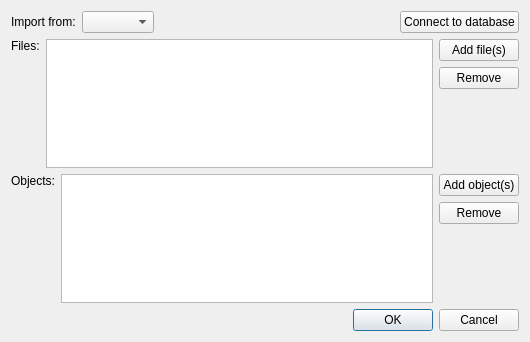
<?xml version="1.0" encoding="UTF-8"?>
<ui version="4.0">
 <class>ImportPrimersDialog</class>
 <widget class="QDialog" name="ImportPrimersDialog">
  <property name="geometry">
   <rect>
    <x>0</x>
    <y>0</y>
    <width>530</width>
    <height>342</height>
   </rect>
  </property>
  <property name="sizePolicy">
   <sizepolicy hsizetype="Preferred" vsizetype="Minimum">
    <horstretch>0</horstretch>
    <verstretch>0</verstretch>
   </sizepolicy>
  </property>
  <property name="windowTitle">
   <string>Import Primers</string>
  </property>
  <layout class="QVBoxLayout" name="verticalLayout">
   <property name="sizeConstraint">
    <enum>QLayout::SetMinAndMaxSize</enum>
   </property>
   <item>
    <layout class="QHBoxLayout" name="horizontalLayout_3">
     <item>
      <widget class="QLabel" name="lblSource">
       <property name="text">
        <string>Import from:</string>
       </property>
      </widget>
     </item>
     <item>
      <widget class="QComboBox" name="cbSource"/>
     </item>
     <item>
      <spacer name="horizontalSpacer">
       <property name="orientation">
        <enum>Qt::Horizontal</enum>
       </property>
       <property name="sizeType">
        <enum>QSizePolicy::Expanding</enum>
       </property>
       <property name="sizeHint" stdset="0">
        <size>
         <width>40</width>
         <height>20</height>
        </size>
       </property>
      </spacer>
     </item>
     <item>
      <widget class="QPushButton" name="pbConnect">
       <property name="text">
        <string>Connect to database</string>
       </property>
      </widget>
     </item>
    </layout>
   </item>
   <item>
    <widget class="QWidget" name="filesContainer" native="true">
     <layout class="QHBoxLayout" name="horizontalLayout">
      <property name="sizeConstraint">
       <enum>QLayout::SetMinAndMaxSize</enum>
      </property>
      <property name="margin">
       <number>0</number>
      </property>
      <item>
       <widget class="QLabel" name="lblFiles">
        <property name="text">
         <string>Files:</string>
        </property>
        <property name="alignment">
         <set>Qt::AlignLeading|Qt::AlignLeft|Qt::AlignTop</set>
        </property>
       </widget>
      </item>
      <item>
       <widget class="QListWidget" name="lwFiles">
        <property name="sizePolicy">
         <sizepolicy hsizetype="Expanding" vsizetype="Ignored">
          <horstretch>0</horstretch>
          <verstretch>0</verstretch>
         </sizepolicy>
        </property>
       </widget>
      </item>
      <item>
       <layout class="QVBoxLayout" name="verticalLayout_4">
        <property name="sizeConstraint">
         <enum>QLayout::SetMinAndMaxSize</enum>
        </property>
        <item>
         <widget class="QPushButton" name="pbAddFile">
          <property name="text">
           <string>Add file(s)</string>
          </property>
         </widget>
        </item>
        <item>
         <widget class="QPushButton" name="pbRemoveFile">
          <property name="text">
           <string>Remove</string>
          </property>
         </widget>
        </item>
        <item>
         <spacer name="verticalSpacer">
          <property name="orientation">
           <enum>Qt::Vertical</enum>
          </property>
          <property name="sizeHint" stdset="0">
           <size>
            <width>20</width>
            <height>40</height>
           </size>
          </property>
         </spacer>
        </item>
       </layout>
      </item>
     </layout>
    </widget>
   </item>
   <item>
    <widget class="QWidget" name="objectsContainer" native="true">
     <layout class="QHBoxLayout" name="horizontalLayout_2">
      <property name="sizeConstraint">
       <enum>QLayout::SetMinAndMaxSize</enum>
      </property>
      <property name="margin">
       <number>0</number>
      </property>
      <item>
       <widget class="QLabel" name="lblObjects">
        <property name="text">
         <string>Objects:</string>
        </property>
        <property name="alignment">
         <set>Qt::AlignLeading|Qt::AlignLeft|Qt::AlignTop</set>
        </property>
       </widget>
      </item>
      <item>
       <widget class="QListWidget" name="lwObjects">
        <property name="sizePolicy">
         <sizepolicy hsizetype="Expanding" vsizetype="Ignored">
          <horstretch>0</horstretch>
          <verstretch>0</verstretch>
         </sizepolicy>
        </property>
       </widget>
      </item>
      <item>
       <layout class="QVBoxLayout" name="verticalLayout_2">
        <property name="sizeConstraint">
         <enum>QLayout::SetMinAndMaxSize</enum>
        </property>
        <item>
         <widget class="QPushButton" name="pbAddObject">
          <property name="text">
           <string>Add object(s)</string>
          </property>
         </widget>
        </item>
        <item>
         <widget class="QPushButton" name="pbRemoveObject">
          <property name="text">
           <string>Remove</string>
          </property>
         </widget>
        </item>
        <item>
         <spacer name="verticalSpacer_2">
          <property name="orientation">
           <enum>Qt::Vertical</enum>
          </property>
          <property name="sizeHint" stdset="0">
           <size>
            <width>20</width>
            <height>40</height>
           </size>
          </property>
         </spacer>
        </item>
       </layout>
      </item>
     </layout>
    </widget>
   </item>
   <item>
    <widget class="QDialogButtonBox" name="buttonBox">
     <property name="orientation">
      <enum>Qt::Horizontal</enum>
     </property>
     <property name="standardButtons">
      <set>QDialogButtonBox::Cancel|QDialogButtonBox::Ok</set>
     </property>
    </widget>
   </item>
  </layout>
 </widget>
 <resources/>
 <connections>
  <connection>
   <sender>buttonBox</sender>
   <signal>accepted()</signal>
   <receiver>ImportPrimersDialog</receiver>
   <slot>accept()</slot>
   <hints>
    <hint type="sourcelabel">
     <x>248</x>
     <y>254</y>
    </hint>
    <hint type="destinationlabel">
     <x>157</x>
     <y>274</y>
    </hint>
   </hints>
  </connection>
  <connection>
   <sender>buttonBox</sender>
   <signal>rejected()</signal>
   <receiver>ImportPrimersDialog</receiver>
   <slot>reject()</slot>
   <hints>
    <hint type="sourcelabel">
     <x>316</x>
     <y>260</y>
    </hint>
    <hint type="destinationlabel">
     <x>286</x>
     <y>274</y>
    </hint>
   </hints>
  </connection>
 </connections>
</ui>
